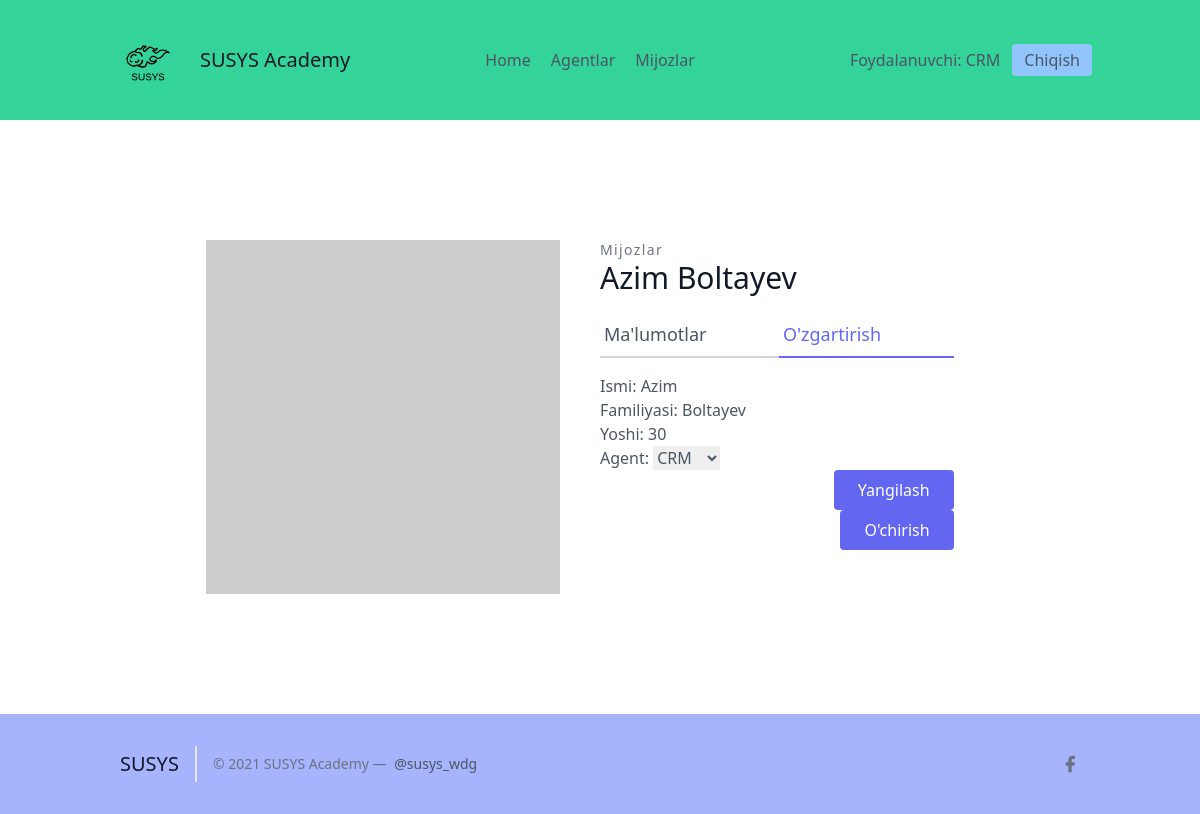
The page /leads/3/update_detail (signed in) on the database as committed earlier.
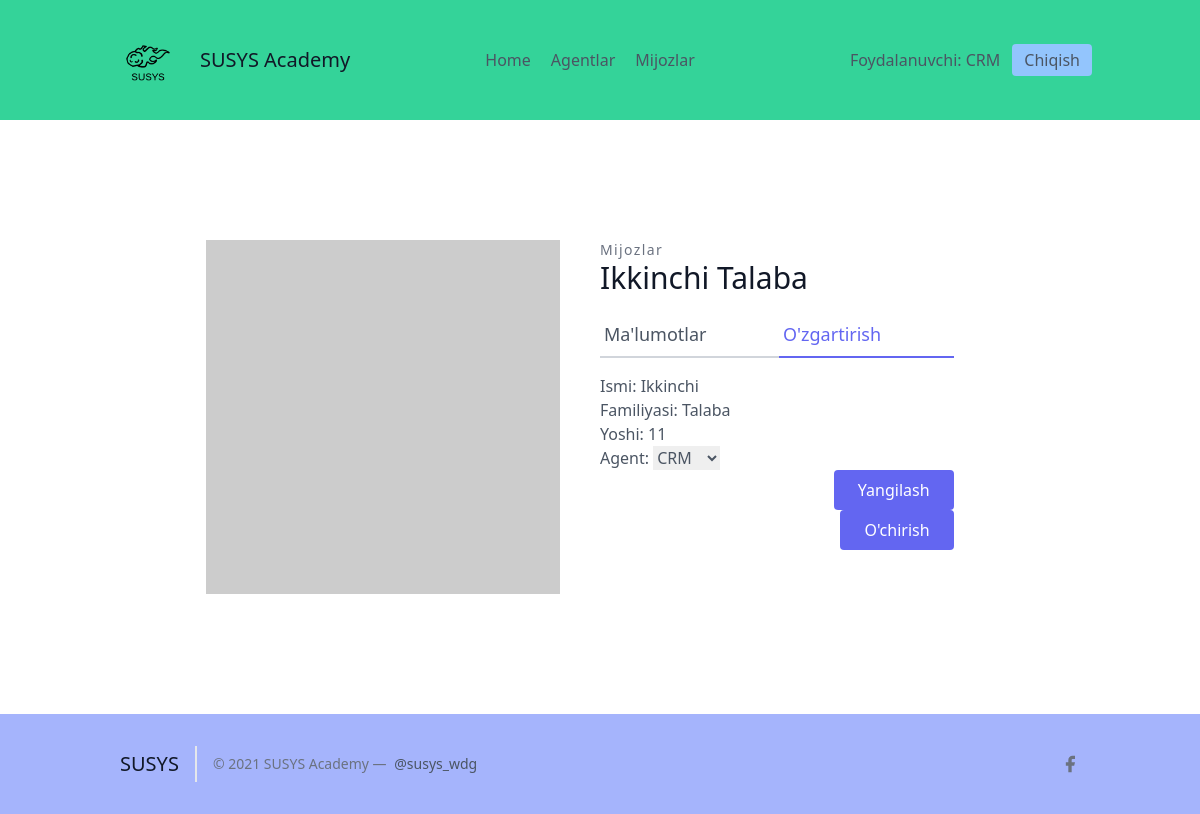
The same page on the database as committed later.
### leads/models.py (models this page shows, shortened)
class Lead(models.Model):
    ismi = models.CharField(max_length=20)
    familiyasi = models.CharField(max_length=20)
    yoshi = models.IntegerField(default=0)
    organisation = models.ForeignKey(UserProfile, on_delete=models.CASCADE)
    agent = models.ForeignKey("Agent", null=True, blank=True, on_delete=models.SET_NULL)
    category = models.ForeignKey("Category", null=True, blank=True, on_delete=models.SET_NULL)

### leads/views.py (the view, shortened to what this page needs)
# urls.py: path('<int:pk>/update_detail', LeadUpdateView.as_view(), name="update"),
class LeadUpdateView(OrganiserAndLoginRequiredMixin, UpdateView):
    template_name = "leads/leads_update.html"
    queryset = Lead.objects.all()
    form_class = LeadModelForm

### leads/forms.py
class LeadModelForm(forms.ModelForm):
    class Meta:
        model = Lead
        fields = (
            "ismi",
            "familiyasi",
            "yoshi",
            "agent"
        )

### agents/mixins.py (called while the page is built)
    def dispatch(self, request, *args, **kwargs):
        if not request.user.is_authenticated or not request.user.is_organisor:
            return redirect("login")
        return super().dispatch(request, *args, **kwargs)

### leads/models.py (called while the page is built)
    def __str__(self):
        return str(self.user)

### leads/templates/leads/leads_update.html (shortened to what this page needs)
{% extends 'base.html' %}
{% block content %}
    <section class="text-gray-600 body-font overflow-hidden">
    <div class="container px-5 py-24 mx-auto">
    <div class="lg:w-4/5 mx-auto flex flex-wrap">
        <img alt="ecommerce" class="lg:w-1/2 w-full lg:pr-10 lg:py-6 mb-6 lg:mb-0 object-cover object-center rounded" src="https://dummyimage.com/400x400">
    <div class="lg:w-1/2 w-full lg:pr-10 lg:py-6 mb-6 lg:mb-0">
        <h2 class="text-sm title-font text-gray-500 tracking-widest">Mijozlar</h2>
        <h1 class="text-gray-900 text-3xl title-font font-medium mb-4">{{ lead.ismi }} {{ lead.familiyasi }}</h1>
        <div class="flex mb-4">
            <a href="{% url 'leads:detallar' lead.pk %}" class="flex-grow border-b-2 border-gray-300 py-2 text-lg px-1">
                Ma'lumotlar
            </a>
            <a href="{% url 'leads:update' lead.pk %}" class="flex-grow text-indigo-500 border-b-2 border-indigo-500 py-2 text-lg px-1">
                O'zgartirish
            </a>
        </div>
        <form method="post">
            <p>
            {{ form.as_p }}
            <button type="submit" class="flex ml-auto text-white bg-indigo-500 border-0 py-2 px-6 focus:outline-none hover:bg-indigo-600 rounded">Yangilash</button>
            <button class="flex ml-auto text-white bg-indigo-500 border-0 py-2 px-6 focus:outline-none hover:bg-indigo-600 rounded"><a href="{% url 'leads:delete' lead.pk %}">O'chirish </a></button>
        </form>
    </div>
    </div>
    </div>
    </section>
{% endblock %}

Rows that differ between the two databases and show on the page:
changed Lead "CRM": ismi "Azim" → "Ikkinchi"; familiyasi "Boltayev" → "Talaba"; yoshi "30" → "11"
